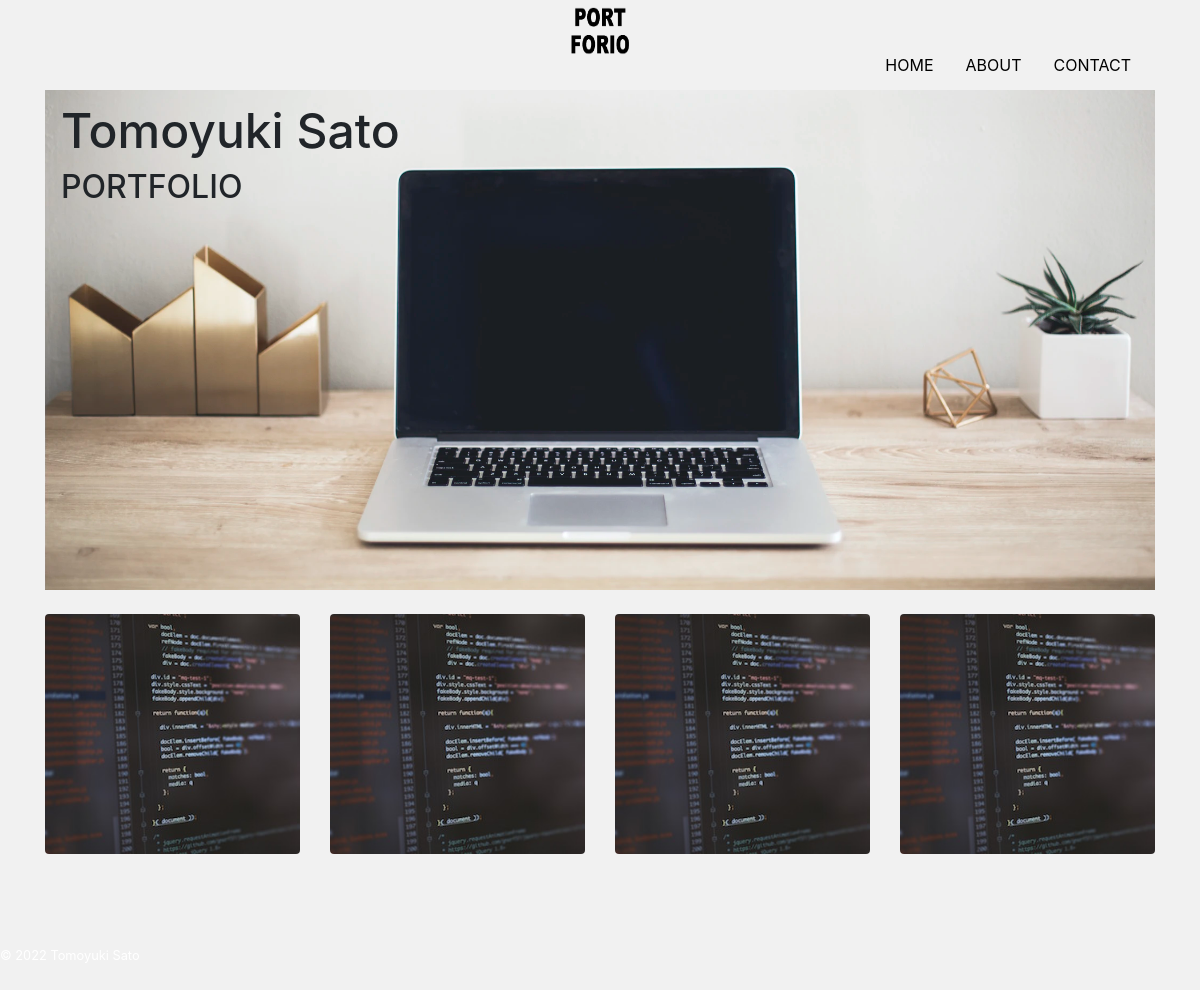
The page / on the database its author committed.
### app/models.py (models this page shows, shortened)
class Profile(models.Model):
    title = models.CharField('タイトル', max_length=100, null=True, blank=True)
    subtitle = models.CharField('サブタイトル', max_length=100, null=True, blank=True)
    name = models.CharField('名前', max_length=100, null=True, blank=True)
    job = models.TextField('仕事')
    introduction = models.TextField('自己紹介')
    github = models.CharField('github', max_length=100, null=True, blank=True)
    twitter = models.CharField('twitter', max_length=100, null=True, blank=True)
    linkedin = models.CharField('linkedin', max_length=100, null=True, blank=True)
    instagram = models.CharField('instagram', max_length=100, null=True, blank=True)
    topimage = models.ImageField(upload_to='images', verbose_name='トップ画像')
    subimage = models.ImageField(upload_to='images', verbose_name='サブ画像')

class Work(models.Model):
    title = models.CharField('タイトル', max_length=100)
    image = models.ImageField(upload_to='images', verbose_name='イメージ画像')
    thumbnail = models.ImageField(upload_to='images', verbose_name='サムネイル', null=True, blank=True)
    skill = models.CharField('スキル', max_length=100)
    url = models.CharField('URL', max_length=100, null=True, blank=True)
    created = models.DateField('作成日')
    description = models.TextField('説明')

### app/views.py (the view)
# urls.py: path('', views.IndexView.as_view(), name='index'),
class IndexView(View):
    def get(self, request, *args, **kwargs):
        profile_data = Profile.objects.all()
        if profile_data.exists():
            profile_data = profile_data.order_by('-id')[0]
            work_data = Work.objects.order_by('-id')
        return render(request, 'app/index.html', {
            'profile_data': profile_data,
            'work_data': work_data,
        })

### app/templates/app/index.html (shortened to what this page needs)
{% extends 'app/base.html' %}
{% block content %}
<div class="card top d-flex flex-column justify-content-end mb-4">
    <div class="overlay text-black p-3">
        <h1 class="title">{{ profile_data.title }}</h1>
        <h5 class="subtitle">{{ profile_data.subtitle }}</h5>
    </div>
    <img src="{{ profile_data.topimage.url }}" alt="">
</div>
<div class="row mb-5">
    {% for work in work_data %}
        <div class="col-6 col-md-3 mb-3">
            <div class="card work-thumbnail">
                {% if work.thumbnail %}
                    <img src="{{ work.thumbnail.url }}" alt="" class="work-img">
                {% else %}
                    <img src="{{ work.image.url }}" alt="" class="work-img">
                {% endif %}
        </div>
    </div>
    {% endfor %}
</div>
{% endblock %}

### app/static/css/style.css (style rules this page uses)
body { background: #F1F1F1; display: flex; flex-flow: column; min-height: 100vh; }
.top img { object-fit: cover; height: 500px; }
.overlay { position: absolute; bottom: 360px; }
.title { font-size: 3rem; }
.subtitle { font-size: 2rem; }
.work-thumbnail { overflow: hidden; position: relative; }
.work-img { object-fit: cover; height: 240px; }
.card { border: none; }

### rows shown on the page
Profile: title "Tomoyuki Sato", subtitle "PORTFOLIO", topimage (picture)
Work: thumbnail (picture)
Work: thumbnail (picture)
Work: thumbnail (picture)
Work: thumbnail (picture)
